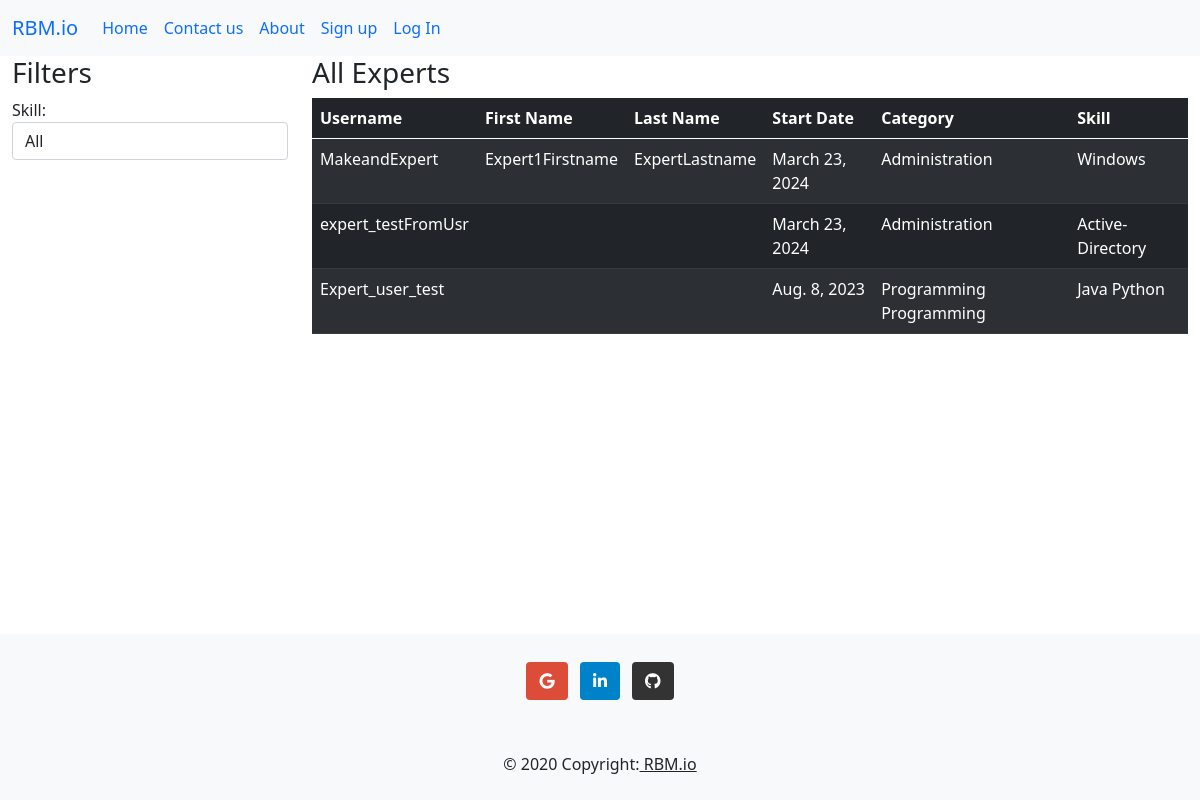
The app's page /user_app/listexpert/ with its own data.
### user_app/models.py (models this page shows, shortened)
class Expert(models.Model):
    user = models.OneToOneField(CustomUser, on_delete=models.CASCADE)
    skills = models.ManyToManyField(Skill, related_name='experts')
    start_date = models.DateField()

class CustomUser(AbstractUser):
    location = models.CharField(max_length=200, null=True, blank=True)
    name = models.CharField(max_length=200, blank=True, null=True)
    is_customer = models.BooleanField(default=False)
    is_expert = models.BooleanField(default=False)
    is_manager = models.BooleanField(default=False)
    created_at = models.DateTimeField(auto_now_add=True)
    updated_at = models.DateTimeField(auto_now=True)

class Skill(models.Model):
    name = models.CharField(max_length=100, null=True, blank=True)
    category = models.CharField(max_length=100, null=True, blank=True)
    level = models.SmallIntegerField()

### user_app/views.py (the view)
# urls.py: path('listexpert/', ExpertListView.as_view(), name='list_expert'),
class ExpertListView(ListView):
    model = Expert
    template_name = 'customer/listexpert.html'
    context_object_name = 'experts'
    paginate_by = 5
    def get_queryset(self):
        queryset = super().get_queryset()
        category = self.request.GET.get('category')
        skill = self.request.GET.get('skill')
        if category:
            queryset = queryset.filter(skills__category=category)
        if skill:
            queryset = queryset.filter(skills__name=skill)
        return queryset.distinct()  # Ensure unique experts are returned
    def get_context_data(self, **kwargs):
        context = super().get_context_data(**kwargs)
        context['categories'] = Skill.objects.values_list('category', flat=True).distinct()
        context['skills'] = Skill.objects.values_list('name', flat=True).distinct()
        return context

### user_app/templates/customer/listexpert.html (shortened to what this page needs)
{% extends 'base.html' %}
{% block content %}
<div class="container-fluid">
    <div class="row">
        <div class="col-lg-3">
            <h3>Filters</h3>
            <div class="form-group">
                <label for="skill">Skill:</label>
                <select class="form-control" id="skill" name="skill">
                    <option value="">All</option>
                </select>
            </div>
        </div>
        <div class="col-lg-9">
            <h3>All Experts</h3>
            <div class="table-responsive" id="expert-table">
                <table class="table table-dark table-striped">
                    <thead>
                        <tr>
                            <th scope="col">Username</th>
                            <th scope="col">First Name</th>
                            <th scope="col">Last Name</th>
                            <th scope="col">Start Date</th>
                            <th scope="col">Category</th>
                            <th scope="col">Skill</th>
                        </tr>
                    </thead>
                    <tbody>
                        {% for expert in experts %}
                        <tr>
                            <td>{{ expert.user.username }}</td>
                            <td>{{ expert.user.first_name }}</td>
                            <td>{{ expert.user.last_name }}</td>
                            <td>{{ expert.start_date }}</td>
                            <td>
                                {% for skill in expert.skills.all %}
                                {{ skill.category }}
                                {% endfor %}
                            </td>
                            <td>
                                {% for skill in expert.skills.all %}
                                {{ skill.name }}
                                {% endfor %}
                            </td>
                        </tr>
                        {% endfor %}
                    </tbody>
                </table>
            </div>
        </div>
    </div>
</div>
{% endblock %}

### records on screen
Expert: user.username "MakeandExpert", user.first_name "Expert1Firstname", user.last_name "ExpertLastname", start_date "March 23, 2024"
Skill: category "Administration", name "Windows"
Expert: user.username "expert_testFromUsr", start_date "March 23, 2024"
Skill: category "Administration", name "Active-Directory"
Expert: user.username "Expert_user_test", start_date "Aug. 8, 2023"
Skill: category "Programming", name "Java"
Skill: category "Programming", name "Python"
